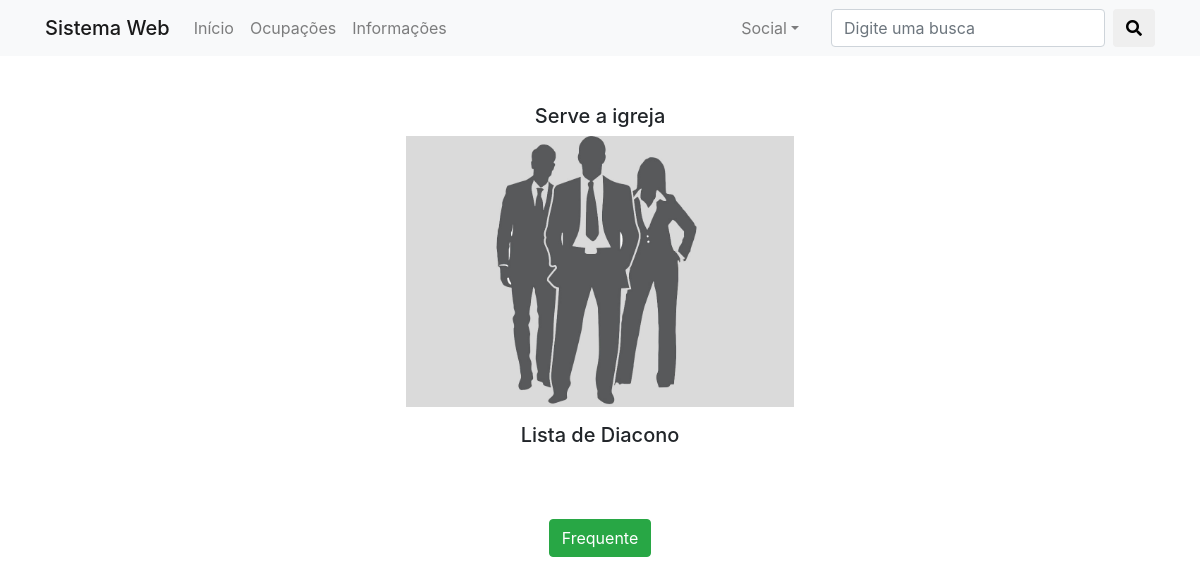
Screenshot of /sistema/3/ with the database file from the repository.
### sis/models.py (models this page shows, shortened)
class Ocupacao(models.Model):
    Nome = models.CharField(max_length=250)
    Descricao = models.CharField(max_length=350)
    DescricaoLong = models.CharField(max_length=1000)
    Imagem = models.CharField(max_length=500)

### sis/views.py (the view)
# urls.py: url(r'^(?P<ocp_id>[0-9]+)/$', views.detalhes, name='detalhes'), # ^ = inicio; $ = fim; (?P<>) = indica parametro; [0-9]+ = range numerico
def detalhes(request, ocp_id):
    ocp = get_object_or_404(Ocupacao, pk=ocp_id)
    return render(request, 'sistema/detalhes.html', {'ocp':ocp})

### sis/templates/sistema/detalhes.html (shortened to what this page needs)
{% extends 'sistema/base.html' %}
{% block cabecalho %}
{% load staticfiles %}
<div class="container">
    <div class="row">
        <div class="col-12 text-center my-5">
            <h5>{{ ocp.Descricao}}</h5>
            <img src="{% static 'sistema/imagens/' %}{{ ocp.Imagem }}" width="35%">
            <h5 class="mt-3" text-muted>Lista de {{ ocp.Nome }}</h5>
        </div>
    </div>
</div>
<form action="{% url 'sistema:frequente' ocp.id %}" method="POST">
    <div class="row justify-content-sm-center mt-3">
        <input class="btn btn-success" type="submit" value="Frequente">
    </div>
</form>
{% endblock %}

### sis/static/sistema/imagens/style.css (style rules this page uses)
body { background-color: white; }

### rows the page displays
Ocupacao: Descricao "Serve a igreja", Imagem (picture), Nome "Diacono"
